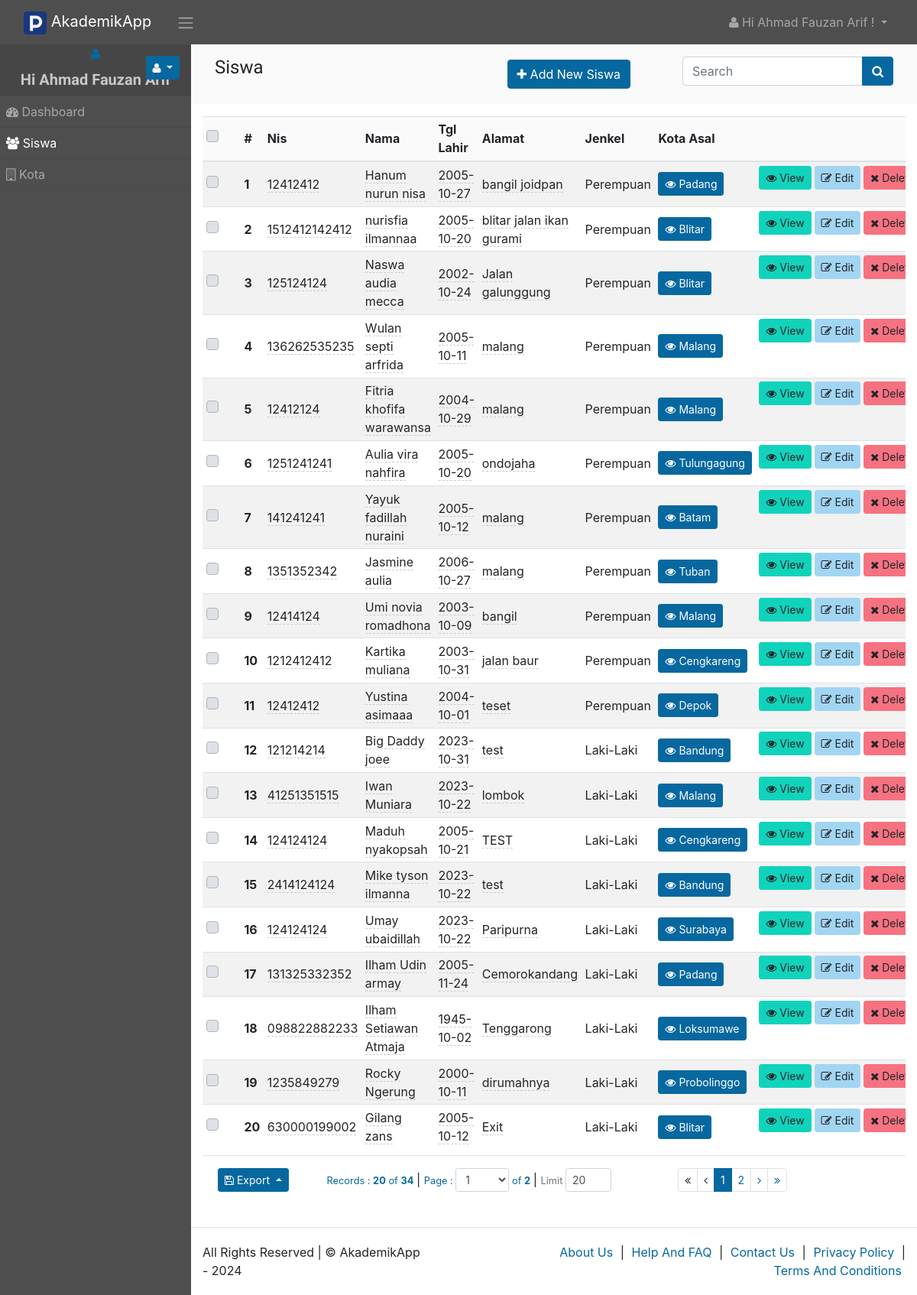
The app's page /siswa (signed in) with its own data.
### tables this page shows
CREATE TABLE `siswa` (
  `id` int(11) NOT NULL,
  `nis` varchar(100) NOT NULL,
  `nama` varchar(255) NOT NULL,
  `tgl_lahir` date NOT NULL,
  `alamat` varchar(255) NOT NULL,
  `jenkel` int(11) NOT NULL,
  `kota_id` int(11) NOT NULL,
  `nm_kota` varchar(50) DEFAULT NULL
);

CREATE TABLE `kota` (
  `id` int(11) NOT NULL,
  `nama` varchar(100) NOT NULL
);

### app/views/partials/siswa/list.php (the view, shortened to what the rows shown need)
<?php
$page_element_id = "list-page-" . random_str();
$current_page = $this->set_current_page_link();
$view_data = $this->view_data;
$records = $view_data->records;
?>
<section class="page" id="<?php echo $page_element_id; ?>" data-page-type="list"  data-display-type="table" data-page-url="<?php print_link($current_page); ?>">
        <div  class="">
            <div class="container-fluid">
                <div class="row ">
                    <div class="col-md-12 comp-grid">
                        <div  class=" animated fadeIn page-content">
                            <div id="siswa-list-records">
                                <div id="page-report-body" class="table-responsive">
                                    <table class="table  table-striped table-sm text-left">
                                        <thead class="table-header bg-light">
                                            <tr>
                                                <th class="td-checkbox">
                                                    <label class="custom-control custom-checkbox custom-control-inline">
                                                    </label>
                                                </th>
                                                <th class="td-sno">#</th>
                                                <th  class="td-nis"> Nis</th>
                                                <th  class="td-nama"> Nama</th>
                                                <th  class="td-tgl_lahir"> Tgl Lahir</th>
                                                <th  class="td-alamat"> Alamat</th>
                                                <th  class="td-jenkel"> Jenkel</th>
                                                <th  class="td-kota_id"> Kota Asal</th>
                                                <th class="td-btn"></th>
                                            </tr>
                                        </thead>
                                        <?php
                                        if(!empty($records)){
                                        ?>
                                        <tbody class="page-data" id="page-data-<?php echo $page_element_id; ?>">
                                            <?php
                                            $counter = 0;
                                            foreach($records as $data){
                                            $rec_id = (!empty($data['id']) ? urlencode($data['id']) : null);
                                            $counter++;
                                            ?>
                                            <tr>
                                                <th class=" td-checkbox">
                                                    <label class="custom-control custom-checkbox custom-control-inline">
                                                        </label>
                                                    </th>
                                                    <th class="td-sno"><?php echo $counter; ?></th>
                                                    <td class="td-nis">
                                                        <span  data-value="<?php echo $data['nis']; ?>"
                                                            data-pk="<?php echo $data['id'] ?>"
                                                            data-url="<?php print_link("siswa/editfield/" . urlencode($data['id'])); ?>"
                                                            data-name="nis"
                                                            data-title="Enter Nis"
                                                            data-placement="left"
                                                            data-toggle="click"
                                                            data-type="text"
                                                            data-mode="popover"
                                                            data-showbuttons="left"
                                                            class="is-editable" >
                                                            <?php echo $data['nis']; ?>
                                                        </span>
                                                    </td>
                                                    <td class="td-nama">
                                                        <span  data-value="<?php echo $data['nama']; ?>"
                                                            data-pk="<?php echo $data['id'] ?>"
                                                            data-url="<?php print_link("siswa/editfield/" . urlencode($data['id'])); ?>"
                                                            data-name="nama"
                                                            data-title="Enter Nama"
                                                            data-placement="left"
                                                            data-toggle="click"
                                                            data-type="text"
                                                            data-mode="popover"
                                                            data-showbuttons="left"
                                                            class="is-editable" >
                                                            <?php echo $data['nama']; ?>
                                                        </span>
                                                    </td>
                                                    <td class="td-tgl_lahir">
                                                        <span  data-flatpickr="{altFormat: 'Y-m-d', enableTime: false, minDate: '', maxDate: ''}"
                                                            data-value="<?php echo $data['tgl_lahir']; ?>"
                                                            data-pk="<?php echo $data['id'] ?>"
                                                            data-url="<?php print_link("siswa/editfield/" . urlencode($data['id'])); ?>"
                                                            data-name="tgl_lahir"
                                                            data-title="Enter Tgl Lahir"
                                                            data-placement="left"
                                                            data-toggle="click"
                                                            data-type="flatdatetimepicker"
                                                            data-mode="popover"
                                                            data-showbuttons="left"
                                                            class="is-editable" >
                                                            <?php echo $data['tgl_lahir']; ?>
                                                        </span>
                                                    </td>
                                                    <td class="td-alamat">
                                                        <span  data-value="<?php echo $data['alamat']; ?>"
                                                            data-pk="<?php echo $data['id'] ?>"
                                                            data-url="<?php print_link("siswa/editfield/" . urlencode($data['id'])); ?>"
                                                            data-name="alamat"
                                                            data-title="Enter Alamat"
                                                            data-placement="left"
                                                            data-toggle="click"
                                                            data-type="text"
                                                            data-mode="popover"
                                                            data-showbuttons="left"
                                                            class="is-editable" >
                                                            <?php echo $data['alamat']; ?>
                                                        </span>
                                                    </td>
                                                    <td class="td-jenkel"> <span>
                                                        <?php
                                                        if ($data['jenkel'] == 1) {
                                                        echo "Laki-Laki";
                                                        } else {
                                                        echo "Perempuan";
                                                        }
                                                        ?>
                                                    </span></td>
                                                    <td class="td-kota_id">
                                                        <a size="sm" class="btn btn-sm btn-primary page-modal" href="<?php print_link("masterdetail/index/siswa/kota/id/" . urlencode($data['kota_id'])) ?>">
                                                            <i class="fa fa-eye"></i> <?php echo $data['kota_nama'] ?>
                                                        </a>
                                                    </td>
                                                    <th class="td-btn">
                                                        <a class="btn btn-sm btn-success has-tooltip" title="View Record" href="<?php print_link("siswa/view/$rec_id"); ?>">
                                                            <i class="fa fa-eye"></i> View
                                                        </a>
                                                        <a class="btn btn-sm btn-info has-tooltip" title="Edit This Record" href="<?php print_link("siswa/edit/$rec_id"); ?>">
                                                            <i class="fa fa-edit"></i> Edit
                                                        </a>
                                                        <a class="btn btn-sm btn-danger has-tooltip record-delete-btn" title="Delete this record" href="" data-prompt-msg="Are you sure you want to delete this record?" data-display-style="modal">
                                                            <i class="fa fa-times"></i>
                                                            Delete
                                                        </a>
                                                    </th>
                                                </tr>
                                                <?php
                                                }
                                                ?>
                                            </tbody>
                                            <?php
                                            }
                                            ?>
                                        </table>
                                    </div>
                                                    </div>
                                                </div>
                                            </div>
                                        </div>
                                    </div>
                                </div>
                            </section>

### records on screen
siswa: nis "12412412", nama "Hanum nurun nisa", tgl_lahir "2005-10-27", alamat "bangil joidpan", jenkel "Perempuan", kota.nama "Padang"
siswa: nis "1512412142412", nama "nurisfia ilmannaa", tgl_lahir "2005-10-20", alamat "blitar jalan ikan gurami", jenkel "Perempuan", kota.nama "Blitar"
siswa: nis "125124124", nama "Naswa audia mecca", tgl_lahir "2002-10-24", alamat "Jalan galunggung", jenkel "Perempuan", kota.nama "Blitar"
siswa: nis "136262535235", nama "Wulan septi arfrida", tgl_lahir "2005-10-11", alamat "malang", jenkel "Perempuan", kota.nama "Malang"
siswa: nis "12412124", nama "Fitria khofifa warawansa", tgl_lahir "2004-10-29", alamat "malang", jenkel "Perempuan", kota.nama "Malang"
siswa: nis "1251241241", nama "Aulia vira nahfira", tgl_lahir "2005-10-20", alamat "ondojaha", jenkel "Perempuan", kota.nama "Tulungagung"
siswa: nis "141241241", nama "Yayuk fadillah nuraini", tgl_lahir "2005-10-12", alamat "malang", jenkel "Perempuan", kota.nama "Batam"
siswa: nis "1351352342", nama "Jasmine aulia", tgl_lahir "2006-10-27", alamat "malang", jenkel "Perempuan", kota.nama "Tuban"
siswa: nis "12414124", nama "Umi novia romadhona", tgl_lahir "2003-10-09", alamat "bangil", jenkel "Perempuan", kota.nama "Malang"
siswa: nis "1212412412", nama "Kartika muliana", tgl_lahir "2003-10-31", alamat "jalan baur", jenkel "Perempuan", kota.nama "Cengkareng"
siswa: nis "12412412", nama "Yustina asimaaa", tgl_lahir "2004-10-01", alamat "teset", jenkel "Perempuan", kota.nama "Depok"
siswa: nis "121214214", nama "Big Daddy joee", tgl_lahir "2023-10-31", alamat "test", jenkel "Laki-Laki", kota.nama "Bandung"
siswa: nis "41251351515", nama "Iwan Muniara", tgl_lahir "2023-10-22", alamat "lombok", jenkel "Laki-Laki", kota.nama "Malang"
siswa: nis "124124124", nama "Maduh nyakopsah", tgl_lahir "2005-10-21", alamat "TEST", jenkel "Laki-Laki", kota.nama "Cengkareng"
siswa: nis "2414124124", nama "Mike tyson ilmanna", tgl_lahir "2023-10-22", alamat "test", jenkel "Laki-Laki", kota.nama "Bandung"
siswa: nis "124124124", nama "Umay ubaidillah", tgl_lahir "2023-10-22", alamat "Paripurna", jenkel "Laki-Laki", kota.nama "Surabaya"
siswa: nis "131325332352", nama "Ilham Udin armay", tgl_lahir "2005-11-24", alamat "Cemorokandang", jenkel "Laki-Laki", kota.nama "Padang"
siswa: nis "098822882233", nama "Ilham Setiawan Atmaja", tgl_lahir "1945-10-02", alamat "Tenggarong", jenkel "Laki-Laki", kota.nama "Loksumawe"
siswa: nis "1235849279", nama "Rocky Ngerung", tgl_lahir "2000-10-11", alamat "dirumahnya", jenkel "Laki-Laki", kota.nama "Probolinggo"
siswa: nis "630000199002", nama "Gilang zans", tgl_lahir "2005-10-12", alamat "Exit", jenkel "Laki-Laki", kota.nama "Blitar"

### other values on screen
SITE_NAME "AkademikApp"
USER_NAME "Ahmad Fauzan Arif"
$menuobj['label'] "Dashboard"
$menuobj['label'] "Siswa"
$menuobj['label'] "Kota"
$record_position "20"
$this->total_records "34"
$numofpages "2"
form field limit_start "1"
